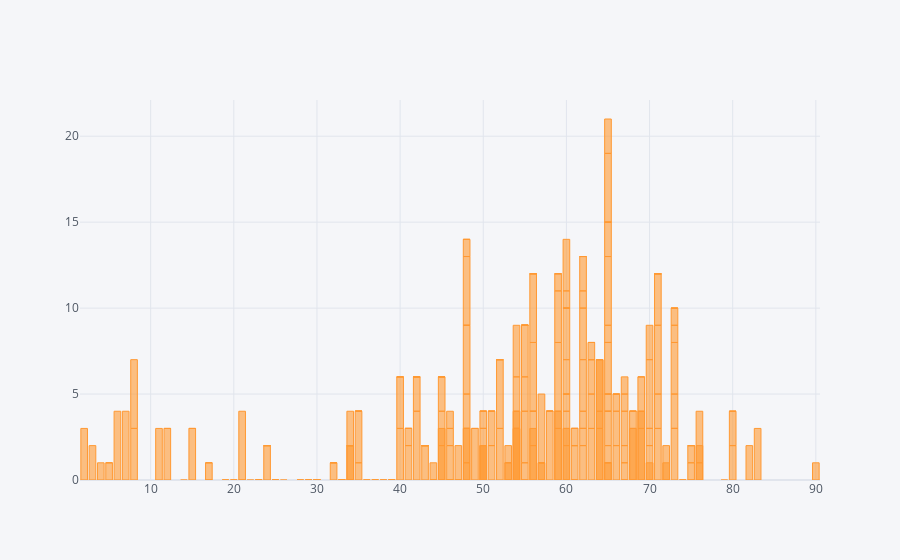

The cell this chart's notebook holds for it:
### Code cell
data1.iplot(kind='bar',x='age',y='al')

### Figure 1 — Plotly figure (JSON) as saved in the notebook; plotly's stock layout.template omitted (floating-point values rounded to 4 significant figures; data arrays with more than 128 entries replaced by an {"elided": "..."} marker saying what was removed)
{"data": [{"marker": {"color": "rgba(255, 153, 51, 0.6)", "line": {"color": "rgba(255, 153, 51, 1.0)", "width": 1}}, "name": "al", "orientation": "v", "text": "", "type": "bar", "x": {"elided": "400 int values"}, "y": {"elided": "400 mixed values"}}], "layout": {"legend": {"bgcolor": "#F5F6F9", "font": {"color": "#4D5663"}}, "paper_bgcolor": "#F5F6F9", "plot_bgcolor": "#F5F6F9", "title": {"font": {"color": "#4D5663"}}, "xaxis": {"gridcolor": "#E1E5ED", "showgrid": true, "tickfont": {"color": "#4D5663"}, "title": {"font": {"color": "#4D5663"}, "text": ""}, "zerolinecolor": "#E1E5ED"}, "yaxis": {"gridcolor": "#E1E5ED", "showgrid": true, "tickfont": {"color": "#4D5663"}, "title": {"font": {"color": "#4D5663"}, "text": ""}, "zerolinecolor": "#E1E5ED"}}}
